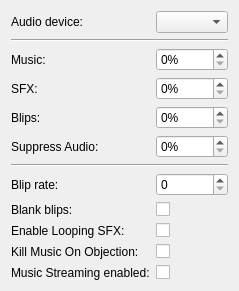
     <widget class="QWidget" name="audio_tab">
      <attribute name="title">
       <string>Audio</string>
      </attribute>
      <layout class="QFormLayout" name="formLayout_2">
       <item row="0" column="0">
        <widget class="QLabel" name="audio_device_lbl">
         <property name="text">
          <string>Audio device:</string>
         </property>
        </widget>
       </item>
       <item row="0" column="1">
        <widget class="QComboBox" name="audio_device_combobox"/>
       </item>
       <item row="2" column="0">
        <widget class="QLabel" name="music_volume_lbl">
         <property name="toolTip">
          <string>Sets the music's default volume.</string>
         </property>
         <property name="text">
          <string>Music:</string>
         </property>
        </widget>
       </item>
       <item row="2" column="1">
        <widget class="QSpinBox" name="music_volume_spinbox">
         <property name="suffix">
          <string>%</string>
         </property>
         <property name="maximum">
          <number>100</number>
         </property>
        </widget>
       </item>
       <item row="3" column="0">
        <widget class="QLabel" name="sfx_volume_lbl">
         <property name="toolTip">
          <string>Sets the SFX's default volume. Interjections and actual sound effects count as 'SFX'.</string>
         </property>
         <property name="text">
          <string>SFX:</string>
         </property>
        </widget>
       </item>
       <item row="3" column="1">
        <widget class="QSpinBox" name="sfx_volume_spinbox">
         <property name="suffix">
          <string>%</string>
         </property>
         <property name="maximum">
          <number>100</number>
         </property>
        </widget>
       </item>
       <item row="4" column="0">
        <widget class="QLabel" name="blips_volume_lbl">
         <property name="toolTip">
          <string>Sets the volume of the blips, the talking sound effects.</string>
         </property>
         <property name="text">
          <string>Blips:</string>
         </property>
        </widget>
       </item>
       <item row="4" column="1">
        <widget class="QSpinBox" name="blips_volume_spinbox">
         <property name="suffix">
          <string>%</string>
         </property>
         <property name="maximum">
          <number>100</number>
         </property>
        </widget>
       </item>
       <item row="5" column="0">
        <widget class="QLabel" name="suppress_audio_lbl">
         <property name="toolTip">
          <string>How much of the volume to suppress when client is not in focus.</string>
         </property>
         <property name="text">
          <string>Suppress Audio:</string>
         </property>
        </widget>
       </item>
       <item row="5" column="1">
        <widget class="QSpinBox" name="suppress_audio_spinbox">
         <property name="suffix">
          <string>%</string>
         </property>
         <property name="maximum">
          <number>100</number>
         </property>
        </widget>
       </item>
       <item row="7" column="0">
        <widget class="QLabel" name="bliprate_lbl">
         <property name="toolTip">
          <string>Sets the delay between playing the blip sounds.</string>
         </property>
         <property name="text">
          <string>Blip rate:</string>
         </property>
        </widget>
       </item>
       <item row="7" column="1">
        <widget class="QSpinBox" name="bliprate_spinbox">
         <property name="toolTip">
          <string>Play a blip sound \&quot;once per every X symbols\&quot;, where X is the blip rate. 0 plays a blip sound only once.</string>
         </property>
        </widget>
       </item>
       <item row="8" column="0">
        <widget class="QLabel" name="blank_blips_lbl">
         <property name="toolTip">
          <string>If true, the game will play a blip sound even when a space is 'being said'.</string>
         </property>
         <property name="text">
          <string>Blank blips:</string>
         </property>
        </widget>
       </item>
       <item row="8" column="1">
        <widget class="QCheckBox" name="blank_blips_cb">
         <property name="text">
          <string/>
         </property>
        </widget>
       </item>
       <item row="9" column="0">
        <widget class="QLabel" name="loopsfx_lbl">
         <property name="toolTip">
          <string>If true, the game will allow looping sound effects to play on preanimations.</string>
         </property>
         <property name="text">
          <string>Enable Looping SFX:</string>
         </property>
        </widget>
       </item>
       <item row="9" column="1">
        <widget class="QCheckBox" name="loopsfx_cb">
         <property name="text">
          <string/>
         </property>
        </widget>
       </item>
       <item row="10" column="0">
        <widget class="QLabel" name="objectmusic_lbl">
         <property name="toolTip">
          <string>If true, AO2 will ask the server to stop music when you use 'Objection!'</string>
         </property>
         <property name="text">
          <string>Kill Music On Objection:</string>
         </property>
        </widget>
       </item>
       <item row="10" column="1">
        <widget class="QCheckBox" name="objectmusic_cb">
         <property name="text">
          <string/>
         </property>
        </widget>
       </item>
       <item row="11" column="0">
        <widget class="QLabel" name="disablestreams_lbl">
         <property name="toolTip">
          <string>If true, AO2 will not play any streamed audio and show that streaming is disabled.</string>
         </property>
         <property name="text">
          <string>Music Streaming enabled:</string>
         </property>
        </widget>
       </item>
       <item row="11" column="1">
        <widget class="QCheckBox" name="disablestreams_cb">
         <property name="text">
          <string/>
         </property>
        </widget>
       </item>
       <item row="1" column="0" colspan="2">
        <widget class="QFrame" name="audio_volume_divider">
         <property name="frameShape">
          <enum>QFrame::HLine</enum>
         </property>
         <property name="frameShadow">
          <enum>QFrame::Sunken</enum>
         </property>
        </widget>
       </item>
       <item row="6" column="0" colspan="2">
        <widget class="QFrame" name="volume_blip_divider">
         <property name="frameShape">
          <enum>QFrame::HLine</enum>
         </property>
         <property name="frameShadow">
          <enum>QFrame::Sunken</enum>
         </property>
        </widget>
       </item>
      </layout>
     </widget>
